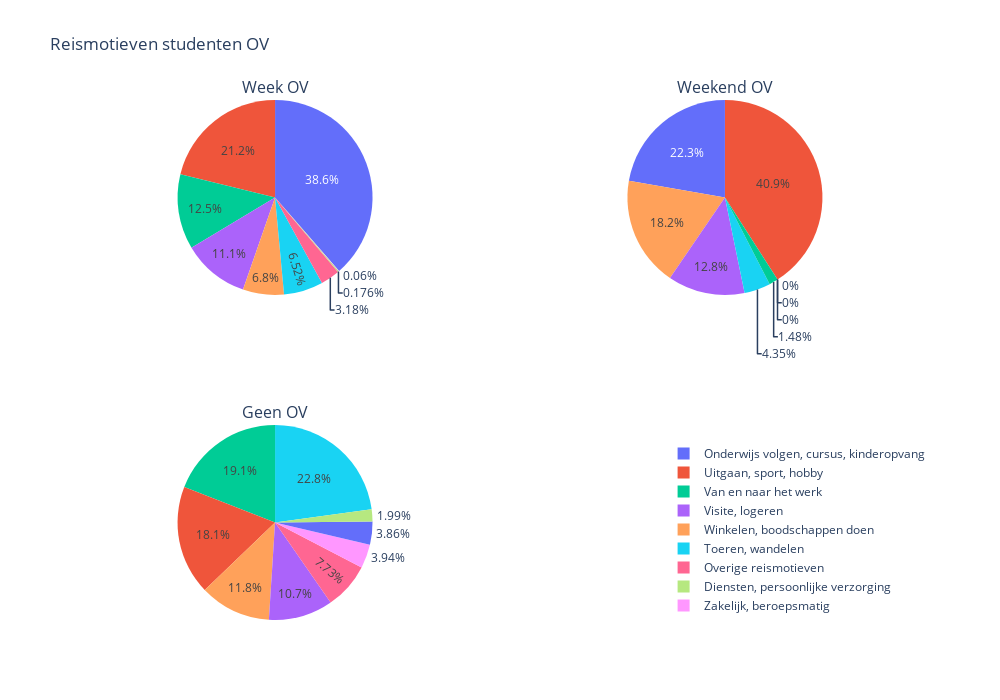

Source (notebook cell):
### Markdown cell above
In the pie charts above the travel motives are shown for different student pass categories. A very big difference is shown between in how many trips is used for going to school. If students have acces to a public transport pass the percentage difference between these groups are not very big, but if there is no acces to a public transport pass the number of trips used for going to school is significantly smaller. 

Students with a weekend public transport pass the biggest part of their trips is because of shopping and for free time activities, but for students with a weekend public transport pass is it for free time activities and going to school. Also students with a week public transport pass are using a lot more trips for going to work then students with a weekend pass. 
The distribution of travel motives for having no acces to public transport pass is different from having acces. These travel motives are more distributed over all the possible motives, but the people with no acces are having more trips during the years. This last point is shown in the bar plot figure in travel displacements and personal characteristics.

### Code cell
#Subplotjes
#reisduur
from plotly.subplots import make_subplots
import plotly.graph_objects as go

specs = [[{'type':'domain'}, {'type':'domain'}], [{'type':'domain'}, {'type':'domain'}]]
fig = make_subplots(
    rows=2, cols=2,
    subplot_titles=("Week OV", "Weekend OV", "Geen OV"), 
    specs = specs)

fig.add_trace(go.Pie(values = data_motief_hoi['Reisduur_3'], labels = data_motief_hoi['Reismotieven']), row=1, col=1)

fig.add_trace(go.Pie(values = data_motief_weekend['Reisduur_3'], labels = data_motief_weekend['Reismotieven']), row=1, col=2)
fig.add_trace(go.Pie(values = data_motief_geen['Reisduur_3'], labels = data_motief_geen['Reismotieven']), row=2, col=1)


fig.update_layout(height=700, width=1000,
                  title_text="Reismotieven studenten OV ")
fig.update_layout(showlegend = True)
fig.update_layout(legend=dict(
    yanchor="bottom",
    y=0,
    xanchor="left",
    x=0.7
))

fig.show()

### Figure 1 — Plotly figure (JSON) as saved in the notebook; plotly's stock layout.template omitted (floating-point values rounded to 4 significant figures)
{"data": [{"domain": {"x": [0, 0.45], "y": [0.625, 1]}, "labels": ["Diensten, persoonlijke verzorging", "Onderwijs volgen, cursus, kinderopvang", "Overige reismotieven", "Toeren, wandelen", "Uitgaan, sport, hobby", "Van en naar het werk", "Visite, logeren", "Winkelen, boodschappen doen", "Zakelijk, beroepsmatig"], "type": "pie", "values": [107.7, 23650.0, 1951.0, 3999.0, 12970.0, 7640.0, 6781.0, 4168.0, 36.76]}, {"domain": {"x": [0.55, 1], "y": [0.625, 1]}, "labels": ["Diensten, persoonlijke verzorging", "Onderwijs volgen, cursus, kinderopvang", "Overige reismotieven", "Toeren, wandelen", "Uitgaan, sport, hobby", "Van en naar het werk", "Visite, logeren", "Winkelen, boodschappen doen", "Zakelijk, beroepsmatig"], "type": "pie", "values": [0, 851.5, 0, 166.5, 1566.0, 56.48, 488.3, 696.7, 0]}, {"domain": {"x": [0, 0.45], "y": [0, 0.375]}, "labels": ["Diensten, persoonlijke verzorging", "Onderwijs volgen, cursus, kinderopvang", "Overige reismotieven", "Toeren, wandelen", "Uitgaan, sport, hobby", "Van en naar het werk", "Visite, logeren", "Winkelen, boodschappen doen", "Zakelijk, beroepsmatig"], "type": "pie", "values": [2162.0, 4189.0, 8391.0, 24780.0, 19670.0, 20690.0, 11570.0, 12830.0, 4276.0]}], "layout": {"annotations": [{"font": {"size": 16}, "showarrow": false, "text": "Week OV", "x": 0.225, "xanchor": "center", "xref": "paper", "y": 1, "yanchor": "bottom", "yref": "paper"}, {"font": {"size": 16}, "showarrow": false, "text": "Weekend OV", "x": 0.775, "xanchor": "center", "xref": "paper", "y": 1, "yanchor": "bottom", "yref": "paper"}, {"font": {"size": 16}, "showarrow": false, "text": "Geen OV", "x": 0.225, "xanchor": "center", "xref": "paper", "y": 0.375, "yanchor": "bottom", "yref": "paper"}], "height": 700, "legend": {"x": 0.7, "xanchor": "left", "y": 0, "yanchor": "bottom"}, "showlegend": true, "title": {"text": "Reismotieven studenten OV "}, "width": 1000}}
